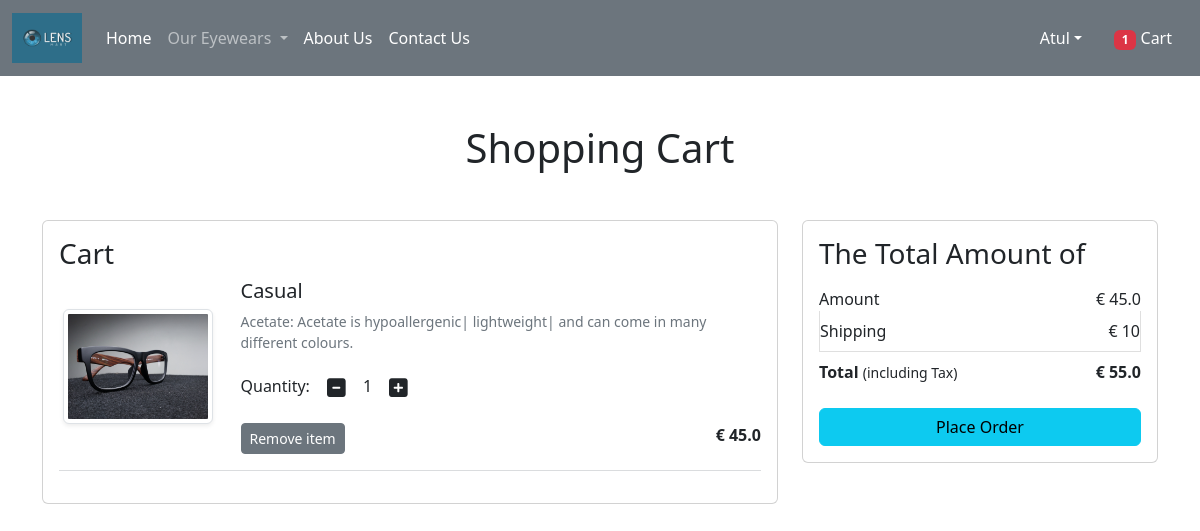
The app's page /cart/ (signed in) with its own data.
### app/models.py (models this page shows, shortened)
class Cart(models.Model):
    user = models.ForeignKey(User,on_delete=models.CASCADE)
    product = models.ForeignKey(Product,on_delete=models.CASCADE)
    quantity = models.PositiveIntegerField(default=1)

class Product(models.Model):
    title = models.CharField(max_length=100)
    selling_price = models.FloatField()
    discounted_price = models.FloatField()
    description = models.TextField()
    composition = models.TextField(default='')
    prodapp = models.TextField(default='')
    category = models.CharField(choices=CATEGORY_CHOICES, max_length=2)
    product_image = models.ImageField(upload_to='product')

### app/views.py (the view)
# urls.py: path('cart/', views.show_cart, name='showcart'),
@login_required
def show_cart(request):
    user = request.user
    cart = Cart.objects.filter(user=user)
    amount = 0
    for p in cart:
        value = p.quantity * p.product.discounted_price
        amount = amount + value
    totalamount = amount + 10
    totalitem = 0
    wishitem=0
    if request.user.is_authenticated:
        totalitem = len(Cart.objects.filter(user=request.user))
        wishitem = len(Wishlist.objects.filter(user=request.user))
    return render(request, 'app/addtocart.html',locals())

### app/templates/app/addtocart.html (shortened to what this page needs)
{% extends 'app/base.html' %}
{% load static %}
{% block main-content %}
<div class="container my-5">
 <div class="row">
  {% if cart %}
  <h1 class="text-center mb-5">Shopping Cart</h1>
  <div class="col-sm-8">
  <div class="card">
   <div class="card-body">
    <h3>Cart</h3>
    {% for item in cart %}
    <div class="row">
     <div class="col-sm-3 text-center align-self-center"><img src="{{item.product.product_image.url}}" alt="" srcset="" class="img-fluid img-thumbnail shadow-sm" height="150" width="150"> </div>
     <div class="col-sm-9">
      <div>
       <h5>{{item.product.title}}</h5>
       <p class="mb-2 text-muted small">{{item.product.description}}</p>
       <div class="my-3">
        <label for="quantity">Quantity:</label>
        <a class="minus-cart btn" pid={{item.product.id}}><i class="fas fa-minus-square fa-lg"></i></a>
        <span id="quantity">{{item.quantity}}</span>
        <a class="plus-cart btn" pid={{item.product.id}}><i class="fas fa-plus-square fa-lg"></i></a>
       </div>
       <div class="d-flex justify-content-between">
        <a href="#" class="remove-cart btn btn-sm btn-secondary mr-3" pid={{item.product.id}}>Remove item </a>
        <p class="mb-0"><span><strong>€ {{item.product.discounted_price}}</strong></span></p>
       </div>
      </div>
     </div>
    </div>
    <hr class="text-muted">
    {% endfor %}
   </div>
   </div>
  </div>
  <div class="col-sm-4">
   <div class="card">
    <div class="card-body">
      <h3>The Total Amount of</h3>
      <ul class="list-group">
       <li class="list-group-item d-flex justify-content-between align-items-center border-0 px-0 pb-0" >Amount<span id="amount">€ {{amount}}</span></li>
       <li class="list-group-item d-flex justify-content-between align-items-center px-0">Shipping<span>€ 10</span></li>
       <li class="list-group-item d-flex justify-content-between align-items-center border-0 px-0 mb-3">
        <div>
           <strong>Total</strong> <small>(including Tax)</small>
         </div>
         <span id="totalamount"><strong>€ {{totalamount}}</strong></span>
       </li>
      </ul>
      <div class="d-grid"><a href="{% url 'checkout' %}" class="btn btn-info">Place Order</a></div>
    </div>
   </div>
  </div>
  {% else %}
    <h1 class="text-center mb-5">Cart is Empty</h1>
{% endif %}
</div>
</div>
{% endblock main-content %}

### app/templates/app/base.html (shortened to what this page needs)
<!DOCTYPE html>
{% load static %}
<html lang="en">
<head>
    <link href="https://cdn.jsdelivr.net/npm/bootstrap@5.2.2/dist/css/bootstrap.min.css" rel="stylesheet">
    <link rel="stylesheet" href="{% static 'app/css/owl.carousel.min.css' %}" />
    <link rel="stylesheet" href="{% static 'app/css/all.min.css' %}" />
    <link rel="stylesheet" href="{% static 'app/css/style.css' %}" />
</head>
<body>
    <nav class="navbar navbar-expand-lg navbar-dark bg-secondary">
        <div class="container-fluid">
          <a class="navbar-brand" href="#">
            <img src="{% static "app/images/Lensmart.webp" %}" width="70" height="50" />
          </a>
          <div class="collapse navbar-collapse" id="navbarSupportedContent">
            <ul class="navbar-nav me-auto mb-2 mb-lg-0">
              {% if request.user.is_authenticated %}
              <li class="nav-item">
                <a class="nav-link active" aria-current="page" href="/">Home</a>
              </li>
              <li class="nav-item dropdown">
                <a class="nav-link dropdown-toggle" href="#" role="button" data-bs-toggle="dropdown" aria-expanded="false">
                  Our Eyewears
                </a>
              </li>
              <li class="nav-item">
                <a class="nav-link text-white" href="#">About Us</a>
              </li>
              <li class="nav-item">
                <a class="nav-link text-white" href="#">Contact Us</a>
              </li>
            </ul>
          </div>
          <ul class="navbar-nav me-auto mb-2 mb-lg-0">
            <li class="nav-item dropdown mx-2">
                <a class="nav-link dropdown-toggle text-white" href="#" id="profileDropdown" role="button" data-bs-toggle="dropdown" aria-expanded="false">{{request.user.username|capfirst}}</a>
            </li>
            <li class="nav-item mx-2">
                <a href="{% url 'showcart' %}" class="nav-link text-white"><span class="badge bg-danger">{% if totalitem > 0 %} {{totalitem}} {% endif %}</span> Cart</a>
            </li>
            {% endif %}
          </ul>
        </div>
      </nav>
      {% block main-content %}{% endblock main-content %}
</body>
</html>

### records on screen
Cart: product.product_image (picture), product "Casual", product.description "Acetate: Acetate is hypoallergenic| lightweight| and can come in many different colours.", quantity "1", product.discounted_price "45.0"

### other values on screen
{{ request.user.username|capfirst }} "Atul"
{{ totalitem }} "1"
{{ amount }} "45.0"
{{ totalamount }} "55.0"
